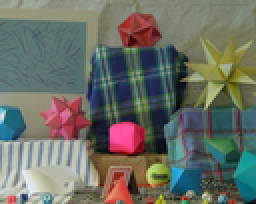
%> input picture view1.png, 128 x 102 px, shrunk from 463 x 370 before the run (shown 2 times larger)
$ octave main.m   (GNU Octave 9; MATLAB toolbox functions it lacks are replaced by stand-ins)
%> lines starting %> are read from the running program, lines starting %| are printed output that depends on the picture
### disparity_map.m
% Copyright 2020, Bianca de A. M. da Silva, Universidade Federal Fluminense.
% Github: https://github.com/biancamendes

function [ImD] = disparity_map (ImL,ImR,n,fcorr)

% [6 lines of commented-out code are left out]

tic

% Transformar em cinza
ImL = rgb2gray(ImL);
ImR = rgb2gray(ImR);

% Transformar em real
ImL = im2double (ImL);
ImR = im2double (ImR);

% Deixando as duas imagens do mesmo tamanho
[y,x] = size(ImL);
[y2,x2] = size(ImR);

if y > y2
    ImR = [ImR; ones(y-y2, x2)];
elseif y < y2
    ImR = ImR(1:y,:);
end

if x > x2
    ImR = [ImR ones(y, x-x2)];
elseif x < x2
    ImR = ImR(:,1:x);
end

% Criando o mapa de disparidade
ImD = zeros(y,x);

% M閐ias para o NCC
if fcorr == 2
    ML = mean(mean(ImL));
    MR = mean(mean(ImR));
end

% Come鏰ndo a varrer a imagem
for j = 1+n : y-n

    for i = 1+n : x-n

        % Janela de busca de ImR
        KernelR = ImR(j-n:j+n,i-n:i+n);

        Diff = 10^10;
        Pos  = 10^10;

        for k = x-n : -1 : i

            % Janela de busca de ImL
            KernelL = ImL(j-n:j+n,k-n:k+n);

            if fcorr == 2

              % Correla玢o cruzada normalizada (NCC)
              DL = KernelL - ML;
              DR = KernelR - MR;
              M = (DL./sqrt(sum(sum(DL.^2)))-DR./sqrt(sum(sum(DR.^2)))).^2;

            elseif fcorr == 1

              % Soma do quadrado das diferen鏰s (SSD)
              M = (KernelR - KernelL).^2;

            else

              error ('Erro: Forne鏰 um fcorr igual a 1 (SSD) ou 2 (NCC)')

            end

            Sum = sum(sum(M));

            % Encontrando a menor diferen鏰 e sua posi玢o
            if Sum < Diff
               Diff = Sum;
               Pos  = k;
            end

        end

        % Se n鉶 achar a janela correspondente, repita o resultado do anterior
        if Diff > 1.0
           ImD(j,i) = ImD(j,i-1);
        else
           ImD(j,i) = Pos - i;
        end

    end

end

ImD = uint8(ImD*3);

toc

### main.m
% Copyright 2020, Bianca de A. M. da Silva, Universidade Federal Fluminense.
% Github: https://github.com/biancamendes

L = imread ('view1.png');
%> L is the input picture: size 102x128x3 uint8; mean R, G, B 106.9, 110.4, 101.2
R = imread ('view5.png');
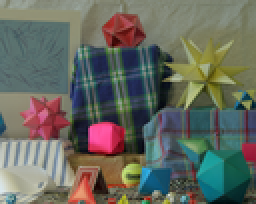
%> input picture view5.png, 128 x 102 px, shrunk from 463 x 370 before the run (shown 2 times larger)
%> R is the input picture: size 102x128x3 uint8; mean R, G, B 101.8, 105, 95
DrOr = imread ('disp5.png');
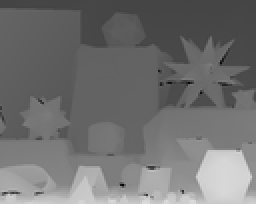
%> input picture disp5.png, 128 x 102 px, shrunk from 463 x 370 before the run (shown 2 times larger)
%> DrOr is the input picture: size 102x128 uint8; min 0, max 219, mean 112.7

DR_3x3_SSD = disparity_map(L,R,1,1);
%> in disparity_map, `ImL = rgb2gray(ImL);`:
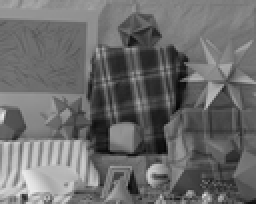
%> ImL: size 102x128 uint8 (shown 2 times larger); min 2, max 236, mean 108.3
%> in disparity_map, `ImR = rgb2gray(ImR);`:
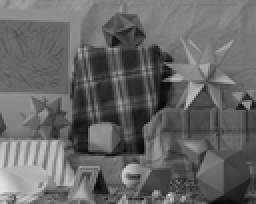
%> ImR: size 102x128 uint8 (shown 2 times larger); min 4, max 228, mean 102.9
%> after the loop in disparity_map, `for j = 1+n : y-n`:
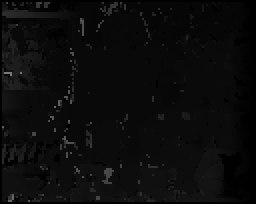
%> ImD: size 102x128 double (shown 2 times larger); min 0, max 122, mean 11.3
%> after the loop in disparity_map, `for j = 1+n : y-n`: M = [0.0148 0.00346 0.000246; 0.000984 0.00555 0.0234; 0.0554 0.0234 0.0199]
%> in disparity_map, `ImD = uint8(ImD*3);`:
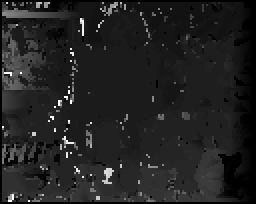
%> ImD: size 102x128 uint8 (shown 2 times larger); min 0, max 255, mean 33.9
DR_5x5_SSD = disparity_map(L,R,2,1);
%> call 2 of disparity_map, with n = 2, fcorr = 1
%> after the loop in disparity_map (call 2), `for j = 1+n : y-n`:
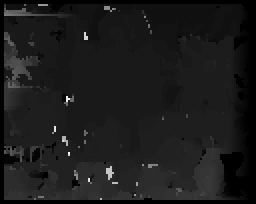
%> ImD: size 102x128 double (shown 2 times larger); min 0, max 91, mean 9.8; drawn with min black and max white
%> after the loop in disparity_map (call 2), `for j = 1+n : y-n`: M = [1.54e-05 1.54e-05 0.000554 0.00346 0.00555; 0.00301 0.00498 0.0129 0.00498 0.000246; 0.0354 0.0199 0.0148 0.00346 0.000246; 0.0178 0.00301 0.000984 0.00555 0.0234; 0.0026 0.0311 0.0554 0.0234 0.0199]
DR_7x7_SSD = disparity_map(L,R,3,1);
%> (the run ends here)
